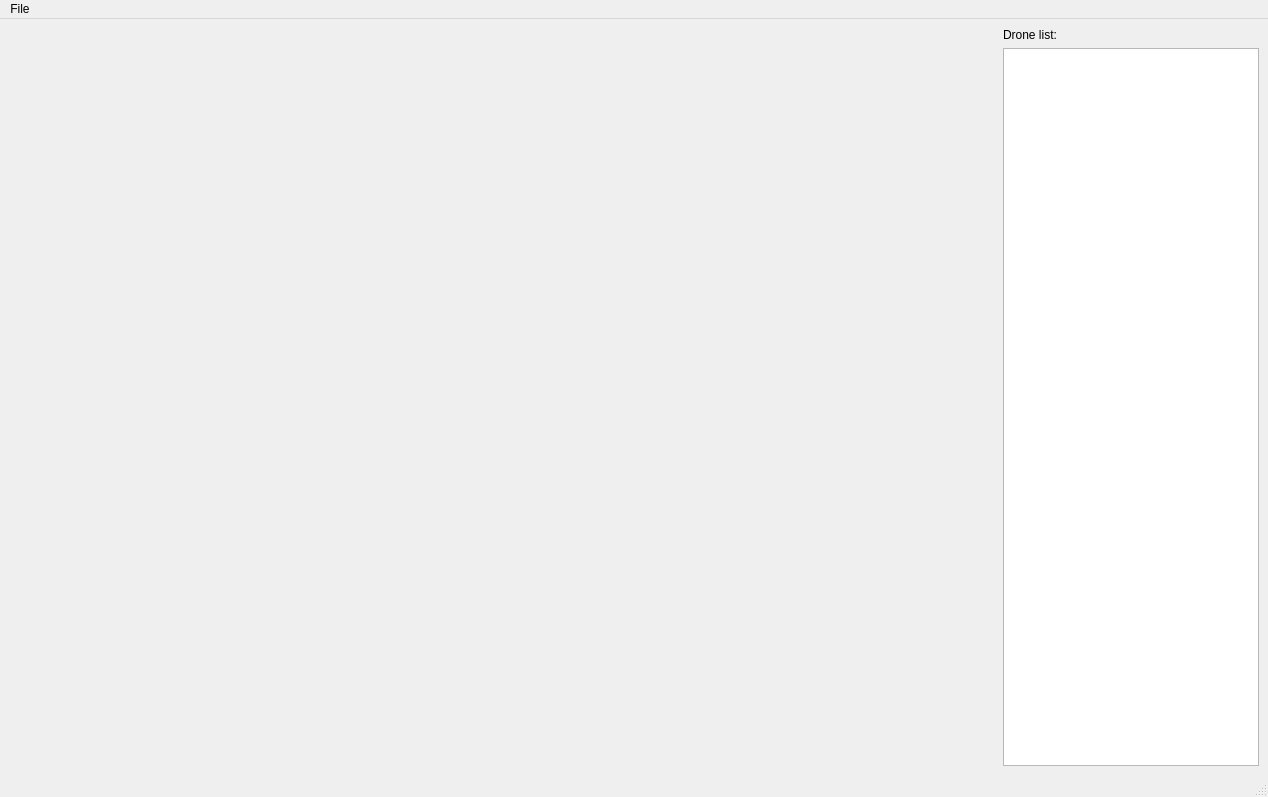
<?xml version="1.0" encoding="UTF-8"?>
<ui version="4.0">
 <class>MainWindow</class>
 <widget class="QMainWindow" name="MainWindow">
  <property name="geometry">
   <rect>
    <x>0</x>
    <y>0</y>
    <width>1268</width>
    <height>797</height>
   </rect>
  </property>
  <property name="windowTitle">
   <string>MainWindow</string>
  </property>
  <widget class="QWidget" name="centralwidget">
   <layout class="QHBoxLayout" name="horizontalLayout" stretch="1,0">
    <item>
     <widget class="Canvas" name="widget" native="true"/>
    </item>
    <item>
     <layout class="QVBoxLayout" name="verticalLayout">
      <item>
       <widget class="QLabel" name="label">
        <property name="text">
         <string>Drone list:</string>
        </property>
       </widget>
      </item>
      <item>
       <widget class="QListWidget" name="listDronesInfo">
        <property name="minimumSize">
         <size>
          <width>200</width>
          <height>0</height>
         </size>
        </property>
        <property name="frameShape">
         <enum>QFrame::Shape::StyledPanel</enum>
        </property>
        <property name="lineWidth">
         <number>2</number>
        </property>
        <property name="midLineWidth">
         <number>1</number>
        </property>
        <property name="autoScrollMargin">
         <number>12</number>
        </property>
        <property name="movement">
         <enum>QListView::Movement::Snap</enum>
        </property>
        <property name="resizeMode">
         <enum>QListView::ResizeMode::Adjust</enum>
        </property>
        <property name="spacing">
         <number>0</number>
        </property>
        <property name="gridSize">
         <size>
          <width>0</width>
          <height>48</height>
         </size>
        </property>
       </widget>
      </item>
     </layout>
    </item>
   </layout>
  </widget>
  <widget class="QMenuBar" name="menubar">
   <property name="geometry">
    <rect>
     <x>0</x>
     <y>0</y>
     <width>1268</width>
     <height>21</height>
    </rect>
   </property>
   <widget class="QMenu" name="menuFile">
    <property name="title">
     <string>File</string>
    </property>
    <addaction name="actionLoad"/>
    <addaction name="separator"/>
    <addaction name="actionQuit"/>
   </widget>
   <addaction name="menuFile"/>
  </widget>
  <widget class="QStatusBar" name="statusbar"/>
  <action name="actionLoad">
   <property name="text">
    <string>Load</string>
   </property>
  </action>
  <action name="actionQuit">
   <property name="text">
    <string>Quit</string>
   </property>
   <property name="shortcut">
    <string>Ctrl+Q</string>
   </property>
  </action>
 </widget>
 <customwidgets>
  <customwidget>
   <class>Canvas</class>
   <extends>QWidget</extends>
   <header location="global">canvas.h</header>
   <container>1</container>
  </customwidget>
 </customwidgets>
 <resources/>
 <connections/>
</ui>
